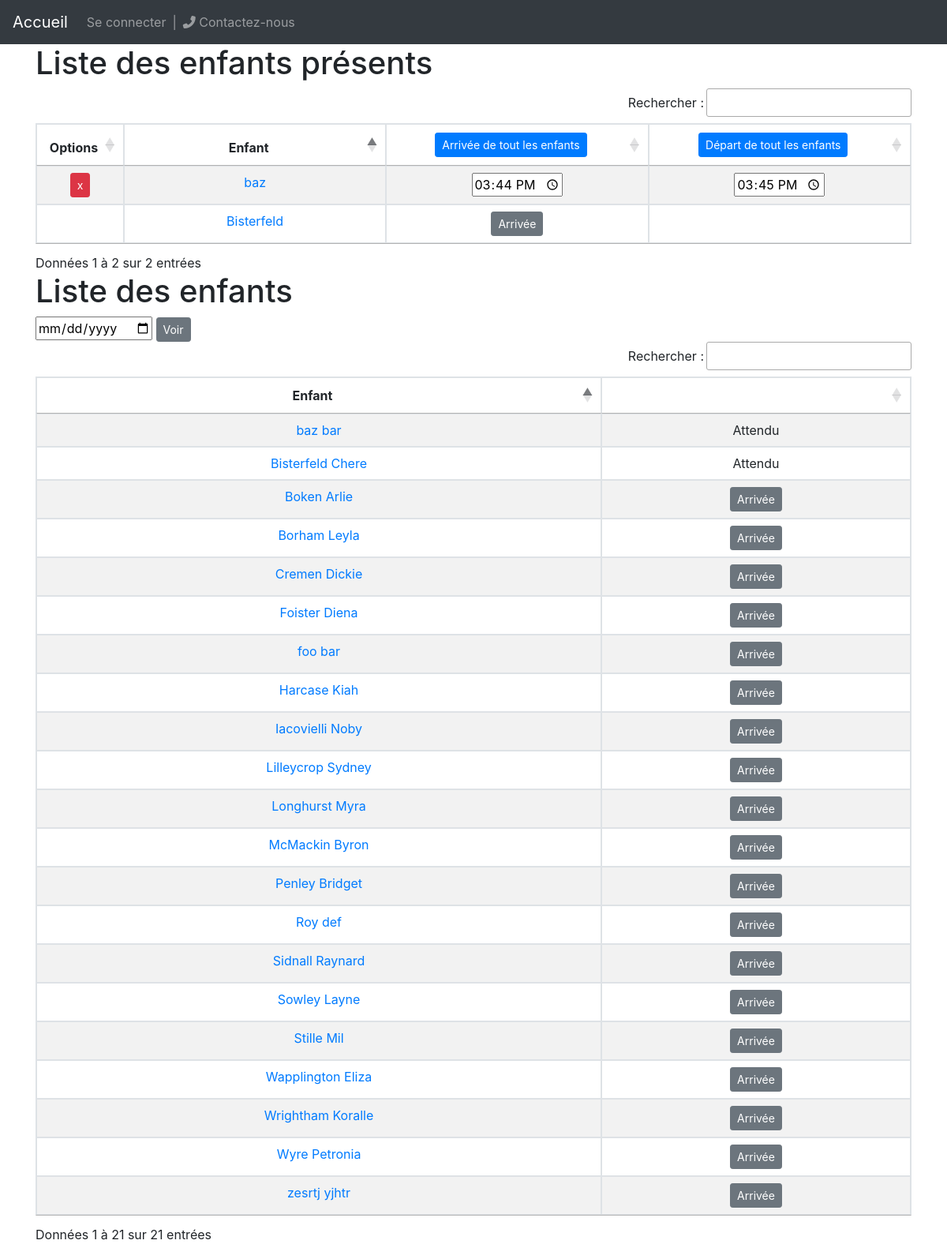
Screenshot of /enfant/ with the database file from the repository.
### garderie/models.py (models this page shows, shortened)
class Child(models.Model):
	parent=models.ForeignKey(Parent, on_delete=models.DO_NOTHING, related_name='child_set')
	first_name=models.CharField(max_length=100, verbose_name="Prénom")
	last_name=models.CharField(max_length=100, verbose_name="Nom")
	second_parent=models.ForeignKey(Parent, on_delete=models.DO_NOTHING, related_name='child_set2', null=True)
	def __str__(self):
		return self.first_name+" "+self.last_name
	def get_full_name(self):
		return str(self)
	def incomplete_schedule(self):
		for schedule in self.schedule_set.all():
			if schedule.departure==None:
				return schedule
	def next_presence(self):
		all_occurrences=[presence.next_occurrence() for presence in self.expectedpresence_set.all()]
		if all_occurrences:
			return min(all_occurrences)
		else:
			return None
	def present_next_time(self):
		next=self.next_presence()
		today=timezone.now()
		if next:
			return next[0].day==today.day and next[1].hour_arrival<today.hour and next[1].hour_departure>today.hour
		else:
			return False
	def schedule_to_display(self):
		res=self.incomplete_schedule()
		if not res:
			if self.was_here():
				return self.schedule_set.latest('id')
			return None
		return res
	def was_here(self):
		today=timezone.now()
		for schedule in self.schedule_set.all():
			if not schedule.departure or schedule.departure+timedelta(hours=3)>today:
				return True
		return False

class Schedule(models.Model):
	child=models.ForeignKey(Child, on_delete=models.CASCADE, verbose_name="Enfant")
	rate=models.ForeignKey(HourlyRate, on_delete=models.CASCADE, null=True)
	arrival=models.DateTimeField('Heure d\'arrivée')
	departure=models.DateTimeField('Heure de départ', null=True)
	bill=models.ForeignKey(Bill, null=True, on_delete=models.DO_NOTHING)
	objects=ScheduleManager()

### garderie/views/enfant.py (the view)
# urls.py: path('enfant/', views.ChildrenListView.as_view(), name='children_list'),
class ChildrenListView(generic.ListView):
	template_name='garderie/children_list.html'
	context_object_name='children_list'
	def get_queryset(self):
		return {'all_children': Child.objects.all(),
						'current_schedules': Schedule.objects.incomplete_schedules()
					 }

### garderie/context_processors.py (called while the page is built)
def settings_processor(request):
	return {'settings':Config.objects.get_config()}

### garderie/managers.py (called while the page is built)
	def get_config(self):
		try:
			config=super().get_queryset()[0]
		except models.Config.DoesNotExist:
			config=models.Config()
			config.save()
		return config

	def incomplete_schedules(self):
		return super().get_queryset().filter(departure=None)

### garderie/models.py (called while the page is built)
	@property
	def hour_arrival(self):
		return 0 if self.period==0 else 12

	@property
	def hour_departure(self):
		return 12 if self.period==0 else 20

	def next_occurrence(self):
		today=timezone.now()
		today_occurrence=today.replace(hour=self.hour_departure, minute=0, second=0) # standardisation de la période
		true_selfday=self.day-1
		week_determiner=7 if (today_occurrence.hour<=today.hour and today.weekday()==true_selfday) or today.weekday()>true_selfday else 0
		return (today_occurrence+timedelta(days=(-today_occurrence.weekday())+true_selfday+week_determiner), self)

### garderie/templates/garderie/children_list.html (shortened to what this page needs)
{% extends 'garderie/base.html' %}
{% load static %}
{% block body %}
<div class="container">
	<h1>Liste des enfants présents</h1>
	<table id="table1" class="table table-striped table-bordered">
		<thead>
			<tr>
				<th>Options</th>
				<th>Enfant</th>
				<th><button class="button_all_arrivals btn btn-primary btn-sm">Arrivée de tout les enfants</button></th>
				<th><button class="button_all_departures btn btn-primary btn-sm">Départ de tout les enfants</button></th>
			</tr>
		</thead>
		<tbody>
		{% for child in children_list.all_children %}
			{% if child.present_next_time or child.incomplete_schedule or child.was_here %}
				{% with schedule=child.schedule_to_display %}
				<tr class="child_in" data-cid="{{child.id}}" data-sid="{{schedule.id}}" >
					<td> {% if schedule %}
						<button class="btn btn-danger btn-sm" onclick="removeArrival({{ schedule.id }}, {{ child.id}})">x</button>
							{% endif %}
					</td>
					<td>
						<a href="{% url 'child_profile' child.id %}">
								{{child.first_name}}
						</a>
					</td>
					<td> {% if schedule %}
						<input type="time"class="input_arrival" required value="{{schedule.arrival |default_if_none:''|date:"G:i"}}"></input>
							{% else %}
								<button class="button_in_arrival btn btn-secondary btn-sm">Arrivée</button>
							{% endif %}
					</td>
					<td> {% if schedule and schedule.departure %}
						<input type="time"class="input_departure" required value="{{schedule.departure |default_if_none:''|date:"G:i"}}"></input>
							{% elif schedule and schedule.arrival %}
								<button class="button_in_departure btn btn-secondary btn-sm">Départ</button>
							{% endif %}
					</td>
				</tr>
				{% endwith %}
			{% endif %}
		{% endfor %}
		</tbody>
	</table>
	<h1>Liste des enfants</h1>
	<input id="input_date_day" type="date"></input>
	<button id="submit_date_day" class="btn btn-secondary btn-sm" type="submit">Voir</button>
	<table id="table2" class="table table-striped table-bordered">
		<thead>
			<tr>
				<th>Enfant</th>
				<th></th>
			</tr>
		</thead>
		<tbody>
			{% for child in children_list.all_children %}
			<tr class="child_out" data-cid="{{child.id}}">
				<td>
					<a href="{% url 'child_profile' child.id %}">
							{{child.get_full_name}}
					</a>
				</td>
				<td> {% if child.present_next_time %}
							<span>Attendu</span>
							{% elif child.incomplete_schedule or child.was_here %}
								<span>Présent</span>
							{% else %}
								<button type="button" class="button_out_arrival btn btn-secondary btn-sm">Arrivée</button>
							{% endif %}
				</td>
				</tr>
			{% endfor %}
		</tbody>
	</table>
</div>
{% endblock %}

### rows the page displays
Child: first_name "Bisterfeld", shows "Arrivée", get_full_name "Bisterfeld Chere", shows "Attendu"
Child: first_name "baz", schedule_to_display.arrival "15:44", schedule_to_display.departure "15:45", get_full_name "baz bar", shows "Attendu"
Child: get_full_name "Foister Diena", shows "Arrivée"
Child: get_full_name "Lilleycrop Sydney", shows "Arrivée"
Child: get_full_name "Stille Mil", shows "Arrivée"
Child: get_full_name "Borham Leyla", shows "Arrivée"
Child: get_full_name "Harcase Kiah", shows "Arrivée"
Child: get_full_name "Longhurst Myra", shows "Arrivée"
Child: get_full_name "Cremen Dickie", shows "Arrivée"
Child: get_full_name "McMackin Byron", shows "Arrivée"
Child: get_full_name "Wrightham Koralle", shows "Arrivée"
Child: get_full_name "Iacovielli Noby", shows "Arrivée"
Child: get_full_name "Sowley Layne", shows "Arrivée"
Child: get_full_name "Sidnall Raynard", shows "Arrivée"
Child: get_full_name "Wapplington Eliza", shows "Arrivée"
Child: get_full_name "Boken Arlie", shows "Arrivée"
Child: get_full_name "Wyre Petronia", shows "Arrivée"
Child: get_full_name "Penley Bridget", shows "Arrivée"
Child: get_full_name "foo bar", shows "Arrivée"
Child: get_full_name "zesrtj yjhtr", shows "Arrivée"
Child: get_full_name "Roy def", shows "Arrivée"
